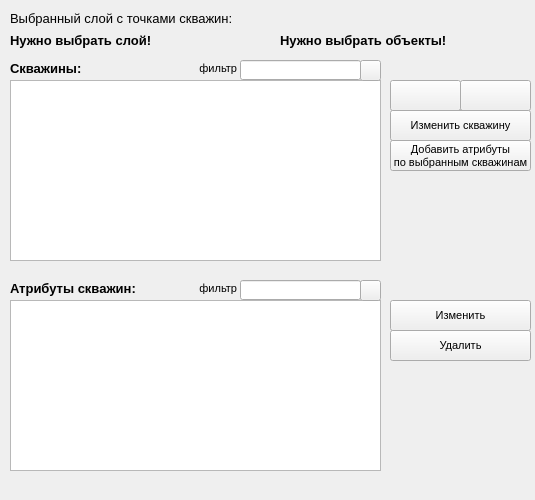
<?xml version="1.0" encoding="UTF-8"?>
<ui version="4.0">
 <class>GeoDMDockWidgetWells</class>
 <widget class="QgsDockWidget" name="GeoDMDockWidgetWells">
  <property name="geometry">
   <rect>
    <x>0</x>
    <y>0</y>
    <width>535</width>
    <height>500</height>
   </rect>
  </property>
  <property name="minimumSize">
   <size>
    <width>80</width>
    <height>500</height>
   </size>
  </property>
  <property name="windowTitle">
   <string>Данные скважин</string>
  </property>
  <widget class="QWidget" name="dockWidgetContents">
   <widget class="QLabel" name="layerSelectionLabel">
    <property name="geometry">
     <rect>
      <x>10</x>
      <y>10</y>
      <width>511</width>
      <height>16</height>
     </rect>
    </property>
    <property name="font">
     <font>
      <pointsize>10</pointsize>
     </font>
    </property>
    <property name="text">
     <string>Выбранный слой с точками скважин:</string>
    </property>
   </widget>
   <widget class="QLabel" name="selectedLayerLabel">
    <property name="geometry">
     <rect>
      <x>10</x>
      <y>30</y>
      <width>261</width>
      <height>21</height>
     </rect>
    </property>
    <property name="font">
     <font>
      <pointsize>10</pointsize>
      <weight>75</weight>
      <bold>true</bold>
     </font>
    </property>
    <property name="text">
     <string>Нужно выбрать слой!</string>
    </property>
   </widget>
   <widget class="QLabel" name="selectedGeometryLabel">
    <property name="geometry">
     <rect>
      <x>280</x>
      <y>30</y>
      <width>231</width>
      <height>21</height>
     </rect>
    </property>
    <property name="font">
     <font>
      <pointsize>10</pointsize>
      <weight>75</weight>
      <bold>true</bold>
     </font>
    </property>
    <property name="text">
     <string>Нужно выбрать объекты!</string>
    </property>
   </widget>
   <widget class="QLabel" name="wellListLabel">
    <property name="geometry">
     <rect>
      <x>10</x>
      <y>60</y>
      <width>181</width>
      <height>16</height>
     </rect>
    </property>
    <property name="font">
     <font>
      <pointsize>10</pointsize>
      <weight>75</weight>
      <bold>true</bold>
     </font>
    </property>
    <property name="text">
     <string>Скважины:</string>
    </property>
   </widget>
   <widget class="QLabel" name="wellsFilterLabel">
    <property name="geometry">
     <rect>
      <x>190</x>
      <y>60</y>
      <width>47</width>
      <height>16</height>
     </rect>
    </property>
    <property name="font">
     <font>
      <pointsize>8</pointsize>
      <weight>50</weight>
      <bold>false</bold>
     </font>
    </property>
    <property name="text">
     <string>фильтр</string>
    </property>
    <property name="alignment">
     <set>Qt::AlignRight|Qt::AlignTrailing|Qt::AlignVCenter</set>
    </property>
   </widget>
   <widget class="QTableWidget" name="wellsTableWidget">
    <property name="geometry">
     <rect>
      <x>10</x>
      <y>80</y>
      <width>371</width>
      <height>181</height>
     </rect>
    </property>
   </widget>
   <widget class="QLineEdit" name="wellsFilterLineEdit">
    <property name="geometry">
     <rect>
      <x>240</x>
      <y>60</y>
      <width>121</width>
      <height>20</height>
     </rect>
    </property>
   </widget>
   <widget class="QPushButton" name="refreshWellsButton">
    <property name="geometry">
     <rect>
      <x>360</x>
      <y>60</y>
      <width>21</width>
      <height>21</height>
     </rect>
    </property>
    <property name="toolTip">
     <string>Обновить список обработок</string>
    </property>
    <property name="text">
     <string/>
    </property>
    <property name="iconSize">
     <size>
      <width>16</width>
      <height>16</height>
     </size>
    </property>
   </widget>
   <widget class="QPushButton" name="selectWellsForSelectedGeometryButton">
    <property name="geometry">
     <rect>
      <x>390</x>
      <y>80</y>
      <width>71</width>
      <height>31</height>
     </rect>
    </property>
    <property name="toolTip">
     <string>Показать только выбранные на карте скважины</string>
    </property>
    <property name="text">
     <string/>
    </property>
    <property name="iconSize">
     <size>
      <width>28</width>
      <height>28</height>
     </size>
    </property>
    <property name="flat">
     <bool>false</bool>
    </property>
   </widget>
   <widget class="QPushButton" name="selectGeometryForSelectedWellsButton">
    <property name="geometry">
     <rect>
      <x>460</x>
      <y>80</y>
      <width>71</width>
      <height>31</height>
     </rect>
    </property>
    <property name="toolTip">
     <string>Выделить и приблизить карту к выделенным в таблице скважинам</string>
    </property>
    <property name="text">
     <string/>
    </property>
    <property name="iconSize">
     <size>
      <width>32</width>
      <height>32</height>
     </size>
    </property>
   </widget>
   <widget class="QTableWidget" name="wellAttrTableWidget">
    <property name="geometry">
     <rect>
      <x>10</x>
      <y>300</y>
      <width>371</width>
      <height>171</height>
     </rect>
    </property>
   </widget>
   <widget class="QLabel" name="datasetListLabel">
    <property name="geometry">
     <rect>
      <x>10</x>
      <y>280</y>
      <width>181</width>
      <height>16</height>
     </rect>
    </property>
    <property name="font">
     <font>
      <pointsize>10</pointsize>
      <weight>75</weight>
      <bold>true</bold>
     </font>
    </property>
    <property name="text">
     <string>Атрибуты скважин:</string>
    </property>
   </widget>
   <widget class="QLabel" name="wellAttrsFilterLabel">
    <property name="geometry">
     <rect>
      <x>190</x>
      <y>280</y>
      <width>47</width>
      <height>16</height>
     </rect>
    </property>
    <property name="font">
     <font>
      <pointsize>8</pointsize>
      <weight>50</weight>
      <bold>false</bold>
     </font>
    </property>
    <property name="text">
     <string>фильтр</string>
    </property>
    <property name="alignment">
     <set>Qt::AlignRight|Qt::AlignTrailing|Qt::AlignVCenter</set>
    </property>
   </widget>
   <widget class="QPushButton" name="refreshWellAttrsButton">
    <property name="geometry">
     <rect>
      <x>360</x>
      <y>280</y>
      <width>21</width>
      <height>21</height>
     </rect>
    </property>
    <property name="toolTip">
     <string>Обновить список обработок</string>
    </property>
    <property name="text">
     <string/>
    </property>
    <property name="iconSize">
     <size>
      <width>16</width>
      <height>16</height>
     </size>
    </property>
   </widget>
   <widget class="QLineEdit" name="wellAttrsFilterLineEdit">
    <property name="geometry">
     <rect>
      <x>240</x>
      <y>280</y>
      <width>121</width>
      <height>20</height>
     </rect>
    </property>
   </widget>
   <widget class="QPushButton" name="addWellAttrPushButton">
    <property name="geometry">
     <rect>
      <x>390</x>
      <y>140</y>
      <width>141</width>
      <height>31</height>
     </rect>
    </property>
    <property name="font">
     <font>
      <pointsize>8</pointsize>
      <weight>50</weight>
      <bold>false</bold>
     </font>
    </property>
    <property name="toolTip">
     <string>Добавить новый атрибут для выделенных скважин</string>
    </property>
    <property name="text">
     <string>Добавить атрибуты
по выбранным скважинам</string>
    </property>
   </widget>
   <widget class="QPushButton" name="updateWellAttrPushButton">
    <property name="geometry">
     <rect>
      <x>390</x>
      <y>300</y>
      <width>141</width>
      <height>31</height>
     </rect>
    </property>
    <property name="font">
     <font>
      <pointsize>8</pointsize>
      <weight>50</weight>
      <bold>false</bold>
     </font>
    </property>
    <property name="toolTip">
     <string>Изменить ВСЕ выбранные атрибуты скважин (всем выбранным атрибутам будут присвоены одинаковые значения)</string>
    </property>
    <property name="text">
     <string>Изменить</string>
    </property>
   </widget>
   <widget class="QPushButton" name="deleteWellAttrPushButton">
    <property name="geometry">
     <rect>
      <x>390</x>
      <y>330</y>
      <width>141</width>
      <height>31</height>
     </rect>
    </property>
    <property name="font">
     <font>
      <pointsize>8</pointsize>
      <weight>50</weight>
      <bold>false</bold>
     </font>
    </property>
    <property name="toolTip">
     <string>Удалить выбранные атрибуты скважин</string>
    </property>
    <property name="text">
     <string>Удалить</string>
    </property>
   </widget>
   <widget class="QPushButton" name="updateWellPushButton">
    <property name="geometry">
     <rect>
      <x>390</x>
      <y>110</y>
      <width>141</width>
      <height>31</height>
     </rect>
    </property>
    <property name="font">
     <font>
      <pointsize>8</pointsize>
      <weight>50</weight>
      <bold>false</bold>
     </font>
    </property>
    <property name="toolTip">
     <string>Изменить выбранную в таблице скважину</string>
    </property>
    <property name="text">
     <string>Изменить скважину</string>
    </property>
   </widget>
  </widget>
 </widget>
 <customwidgets>
  <customwidget>
   <class>QgsDockWidget</class>
   <extends>QDockWidget</extends>
   <header>qgsdockwidget.h</header>
   <container>1</container>
  </customwidget>
 </customwidgets>
 <resources/>
 <connections/>
</ui>
